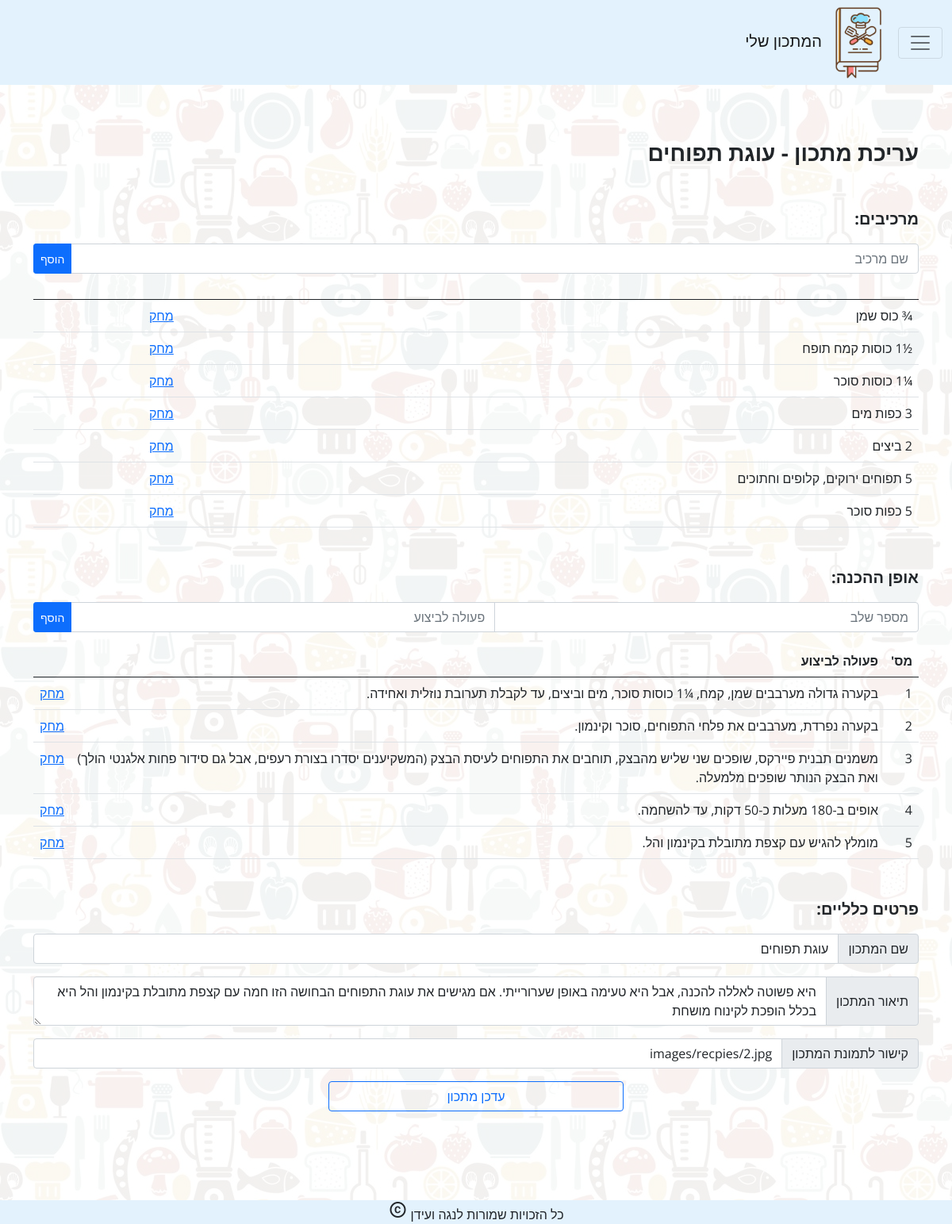
Screenshot of /edit.php?recipe_id=2 with the database file from the repository.
### tables this page shows
CREATE TABLE `recpie` (
  `recpieID` int(11) NOT NULL,
  `name` varchar(50) NOT NULL,
  `date` date NOT NULL,
  `description` text NOT NULL,
  `userWrote` varchar(20) NOT NULL,
  `picLink` text NOT NULL
);

CREATE TABLE `ingredient` (
  `ingredientID` int(11) NOT NULL,
  `ingredientName` text NOT NULL,
  `recpieID` int(11) NOT NULL
);

CREATE TABLE `instruction` (
  `instruction` int(11) NOT NULL,
  `instructionText` text NOT NULL,
  `recpieID` int(11) NOT NULL
);

### edit.php (the view, shortened to what this page needs)
<?php require_once("parts/header.php"); ?>
<?php $id = $_GET['recipe_id']; ?>
       <?php
    $sql = "SELECT * FROM `recpie` WHERE `recpie`.`recpieID` = $id";
    $recpies = $conn->query ($sql)->fetch_assoc();
    ?>
<main class="container mt-md-5 mt-5 mb-md-5 mb-5 pt-md-3 pt-3 pb-md-3 pb-3">
    <div class="mb-5">
        <p class="fw-bold fs-3">עריכת מתכון - <?php echo $recpies['name'] ?></p>
    </div>
    <div class="mb-5">
        <p class="fw-bold fs-5">מרכיבים:</p>
        <form method="post" action="add/add_ingredient.php?recipe_id=<?=$id?>">
            <div class="input-group mb-3">
                <input type="text" placeholder="שם מרכיב" name="ing" id="ing" class="form-control">
                <input type="submit" name="update" value="הוסף" class="btn btn-primary btn-sm forum-control"/>
            </div>
        </form>
        <table id="customer_table" class="table table-hover">
            <thead>
                <tr>
                    <th scope="col"></th>
                    <th scope="col"></th>
                </tr>
            </thead>
            <tbody>
                <?php
                $sql = "select * from ingredient where recpieID=$id";
                $result = $conn->query ($sql);
                ?>
                <?php while ($ingredient = $result->fetch_assoc()):?>
                <tr>
                    <td><?=$ingredient['ingredientName']?></td>
                    <td><a class="delete_ingredient" href="delete/delete_ingredient.php?ingredient_id=<?=$ingredient['ingredientID']?>&recipe_id=<?=$ingredient['recpieID']?>">מחק</a></td>
                </tr>
                <?php endwhile;?>
            </tbody>
        </table>
    </div>
    <div class="mb-5">
        <p class="fw-bold fs-5">אופן ההכנה:</p>
        <form method="post" action="add/add_instruction.php?recipe_id=<?=$id?>">
            <div class="input-group mb-3">
                <input type="text" placeholder="מספר שלב" name="instructionID" id="instructionID" class="form-control">
                <input type="text" placeholder="פעולה לביצוע" name="instructionText" id="instructionText" class="form-control">
                <input type="submit" name="update" value="הוסף" class="btn btn-primary btn-sm forum-control"/>
            </div>
        </form>
        <table id="customer_table" class="table table-hover">
            <thead>
                <tr>
                    <th scope="col">מס'</th>
                    <th scope="col">פעולה לביצוע</th>
                    <th scope="col"></th>
                </tr>
            </thead>
            <tbody>
                <?php
                $sql = "select * from instruction where recpieID=$id";
                $result = $conn->query ($sql);
                ?>
                <?php while ($instruction = $result->fetch_assoc()):?>
                <tr>
                    <td><?=$instruction['instruction']?></td>
                    <td><?=$instruction['instructionText']?></td>
                    <td><a class="delete_instruction" href="delete/delete_instruction.php?instruction_id=<?=$instruction['instruction']?>&recipe_id=<?=$id?>">מחק</a></td>
                </tr>
                <?php endwhile;?>
            </tbody>
        </table>
    </div>
    <form method="post">
        <div class="mb-5">
            <p class="fw-bold fs-5">פרטים כלליים:</p>
            <div class="input-group mb-3">
                <span class="input-group-text" id="basic-addon2">שם המתכון</span>
                <input type="text" value="<?=$recpies['name'];?>" placeholder="שם מתכון" name="name" id="name"class="form-control">
            </div>
            <div class="input-group mb-3">
                <span class="input-group-text" id="basic-addon2">תיאור המתכון</span>
                <textarea type="text" placeholder="תיאור מתכון" name="description" id="description" class="form-control" aria-label="With textarea"><?=$recpies['description'];?></textarea>
            </div>
            <div class="input-group mb-3">
                <span class="input-group-text" id="basic-addon2">קישור לתמונת המתכון</span>
                <input type="text" value="<?=$recpies['picLink'];?>" placeholder="קישור מתכון" name="pic" id="pic"class="form-control">
            </div>
            <div class="d-grid gap-2 col-4 mx-auto">
                <input type="submit" name="update_recpie" value="עדכן מתכון" class="btn btn-outline-primary forum-control"/>
            </div>
        </div>
    </form>
</main>
<?php require_once("parts/footer.php");?>

### style.css (style rules this page uses)
body,html { font-family: 'Open Sans', sans-serif; scroll-behavior: smooth; margin: 0 auto; background-image: url('images/background.jpg'); background-color: rgba(255,255,255,0.90); background-blend-mode: lighten; }

### rows the page displays
recpie: name "עוגת תפוחים", description "היא פשוטה לאללה להכנה, אבל היא טעימה באופן שערורייתי. אם מגישים את עוגת התפוחים הבחושה הזו חמה עם קצפת מתובלת בקינמון והל היא בכלל הופכת לקינוח מושחת", pic "images/recpies/2.jpg"
ingredient: ingredientName "3⁄4 כוס שמן"
ingredient: ingredientName "½1 כוסות קמח תופח"
ingredient: ingredientName "¼1 כוסות סוכר"
ingredient: ingredientName "3 כפות מים"
ingredient: ingredientName "2 ביצים"
ingredient: ingredientName "5 תפוחים ירוקים, קלופים וחתוכים"
ingredient: ingredientName "5 כפות סוכר"
instruction: instruction "1", instructionText "בקערה גדולה מערבבים שמן, קמח, ¼1 כוסות סוכר, מים וביצים, עד לקבלת תערובת נוזלית ואחידה."
instruction: instruction "2", instructionText "בקערה נפרדת, מערבבים את פלחי התפוחים, סוכר וקינמון."
instruction: instruction "3", instructionText "משמנים תבנית פיירקס, שופכים שני שליש מהבצק, תוחבים את התפוחים לעיסת הבצק (המשקיענים יסדרו בצורת רעפים, אבל גם סידור פחות אלגנטי הולך) ואת הבצק הנותר שופכים מלמעלה."
instruction: instruction "4", instructionText "אופים ב-180 מעלות כ-50 דקות, עד להשחמה."
instruction: instruction "5", instructionText "מומלץ להגיש עם קצפת מתובלת בקינמון והל."
